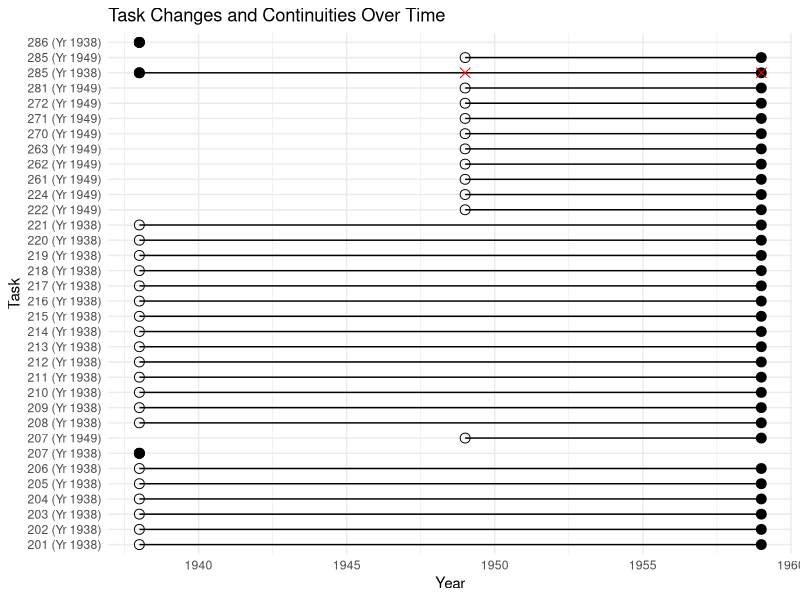

Recreate this plot in R.
library(ggplot2)
library(dplyr)

# Load the data
data <- read.csv("test_labels_final.csv")

# Process the data to identify the start, end, and reassignment years
task_info <- data |>
  group_by(label) |>
  summarise(start = min(Year), end = max(Year), Task = first(Task)) |>
  mutate(Task = as.factor(Task))

# Identify reassigned tasks (task number and first few numbers of the label don't match)
data$label_prefix <- as.numeric(sub("\\(.*", "", data$label))
reassigned_tasks <- data |>
  filter(Task != label_prefix) |>
  mutate(Task = as.factor(Task))

# Identify dropped tasks (task and label combination appear only once)
dropped_tasks <- data |>
  group_by(label, Task) |>
  filter(n() == 1) |>
  ungroup()

# Prepare the plot
ggplot() +
  geom_segment(data=task_info, aes(x=start, xend=end, y=label, yend=label)) +
  geom_point(data=task_info, aes(x=start, y=label), shape=1, size=3) +
  geom_point(data=task_info, aes(x=end, y=label), size=3) +
  geom_point(data=reassigned_tasks, 
             aes(x=Year, y=label), color="red", shape=4, size=3) +
  geom_point(data=dropped_tasks, 
             aes(x=Year, y=label), size=3) +
  scale_y_discrete(limits = task_info$label) +
  labs(x="Year", y="Task", title="Task Changes and Continuities Over Time") +
  theme_minimal()
